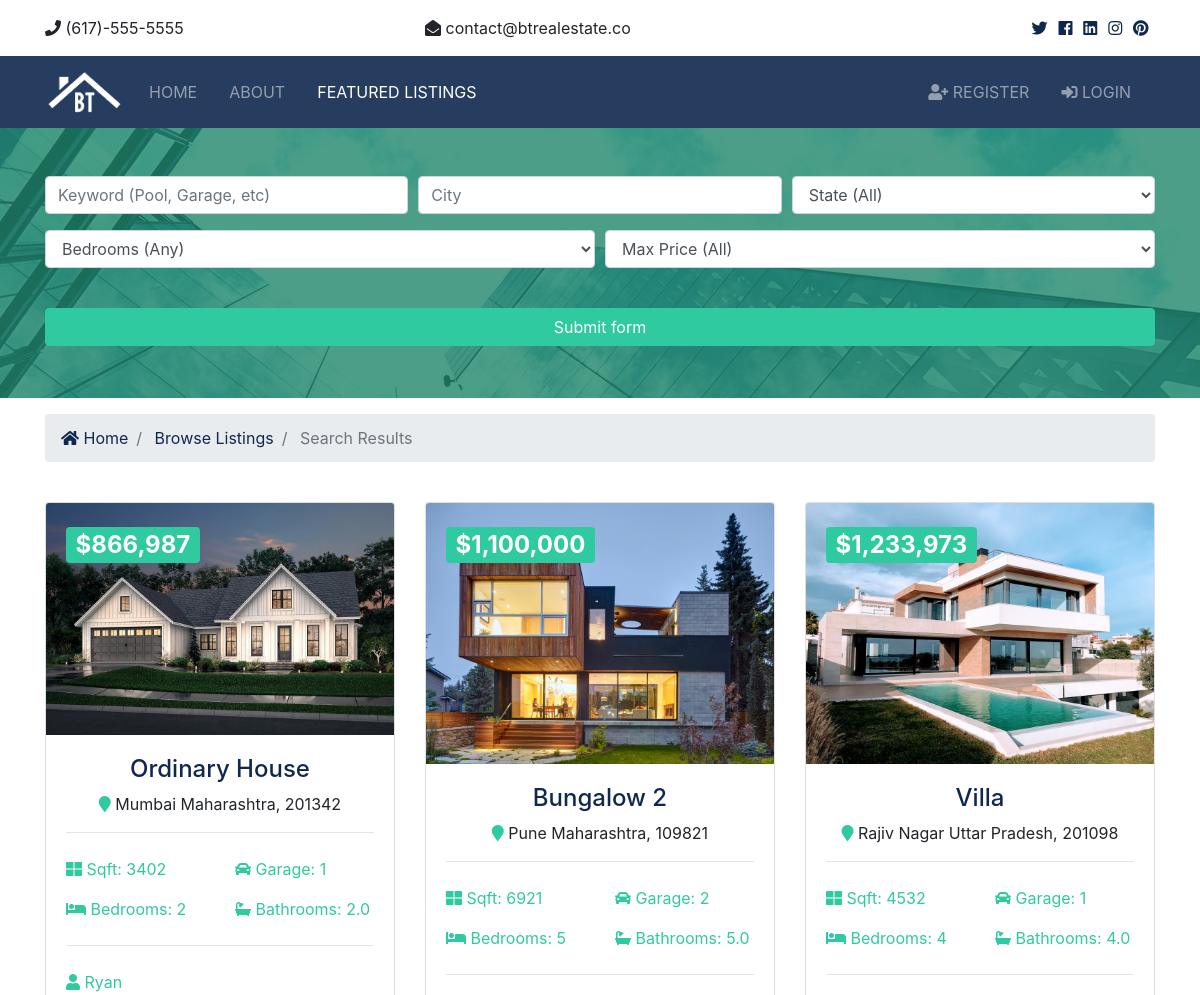
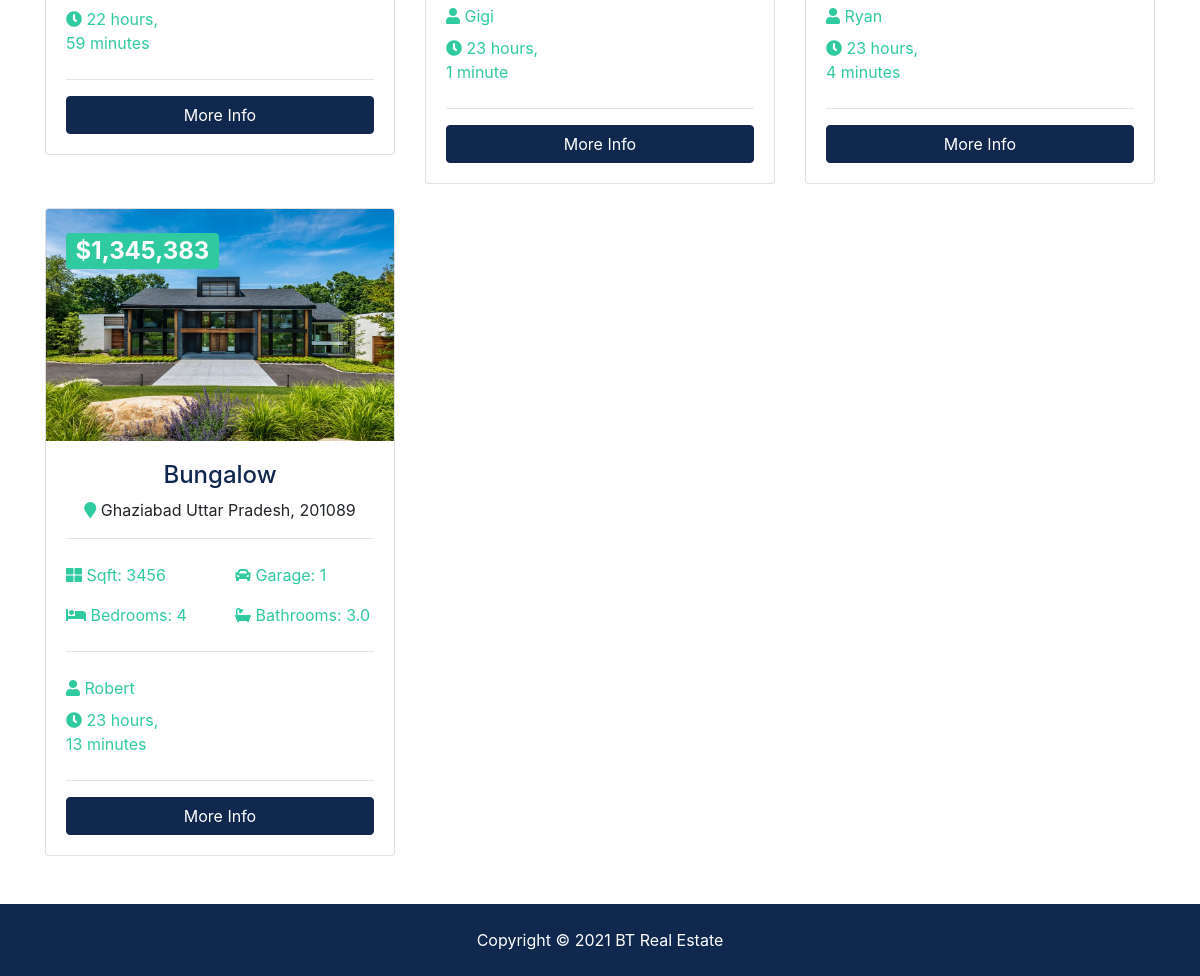
The page /listings/search on the database its author committed (2 pictures, top to bottom).
### listings/models.py (models this page shows, shortened)
class Listing(models.Model):
  realtor = models.ForeignKey(Realtor, on_delete=models.DO_NOTHING)
  title = models.CharField(max_length=200)
  address = models.CharField(max_length=200)
  city = models.CharField(max_length=100)
  state = models.CharField(max_length=100)
  zipcode = models.CharField(max_length=20)
  description = models.TextField(blank=True)
  price = models.IntegerField()
  bedrooms = models.IntegerField()
  bathrooms = models.DecimalField(max_digits=2, decimal_places=1)
  garage = models.IntegerField(default=0)
  sqft = models.IntegerField()
  lot_size = models.DecimalField(max_digits=5, decimal_places=1)
  photo_main = models.ImageField(upload_to='photos/%Y/%m/%d/')
  photo_1 = models.ImageField(upload_to='photos/%Y/%m/%d/', blank=True)
  photo_2 = models.ImageField(upload_to='photos/%Y/%m/%d/', blank=True)
  photo_3 = models.ImageField(upload_to='photos/%Y/%m/%d/', blank=True)
  photo_4 = models.ImageField(upload_to='photos/%Y/%m/%d/', blank=True)
  photo_5 = models.ImageField(upload_to='photos/%Y/%m/%d/', blank=True)
  photo_6 = models.ImageField(upload_to='photos/%Y/%m/%d/', blank=True)
  is_published = models.BooleanField(default=True)
  list_date = models.DateTimeField(default=datetime.now, blank=True)

### realtors/models.py (models this page shows)
class Realtor(models.Model):
  name = models.CharField(max_length=200)
  photo = models.ImageField(upload_to='photos/%Y/%m/%d/')
  description = models.TextField(blank=True)
  phone = models.CharField(max_length=20)
  email = models.CharField(max_length=50)
  is_mvp = models.BooleanField(default=False)
  hire_date = models.DateTimeField(default=datetime.now, blank=True)
  def __str__(self):
    return self.name

### listings/views.py (the view)
# urls.py: path('search', views.search, name='search'),
def search(request):
  queryset_list = Listing.objects.order_by('-list_date')
  if 'keywords' in request.GET:
    keywords = request.GET['keywords']
    if keywords:
      queryset_list = queryset_list.filter(description__icontains=keywords)
  if 'city' in request.GET:
    city = request.GET['city']
    if city:
      queryset_list = queryset_list.filter(city__iexact=city)
  if 'state' in request.GET:
    state = request.GET['state']
    if state:
      queryset_list = queryset_list.filter(state__iexact=state)
  if 'bedrooms' in request.GET:
    bedrooms = request.GET['bedrooms']
    if bedrooms:
      queryset_list = queryset_list.filter(bedrooms__lte=bedrooms)
  if 'price' in request.GET:
    price = request.GET['price']
    if price:
      queryset_list = queryset_list.filter(price__lte=price)
  context = {
    'state_choices': state_choices,
    'bedroom_choices': bedroom_choices,
    'price_choices': price_choices,
    'listings': queryset_list,
    'values': request.GET
  }
  return render(request, 'listings/search.html', context)

### templates/listings/search.html (shortened to what this page needs)
{% extends 'base.html' %}
{% load humanize %}
{% block content %}
<section id="showcase-inner" class="showcase-search text-white py-5">
    <div class="container">
      <div class="row text-center">
        <div class="col-md-12">
          <form action="{% url 'search' %}">
            <div class="form-row">
              <div class="col-md-4 mb-3">
                <input type="text" name="keywords" class="form-control" placeholder="Keyword (Pool, Garage, etc)" value="{{ values.keywords }}">
              </div>
              <div class="col-md-4 mb-3">
                <input type="text" name="city" class="form-control" placeholder="City" value="{{ values.city }}">
              </div>
              <div class="col-md-4 mb-3">
                <select name="state" class="form-control">
                  <option selected="true" disabled="disabled">State (All)</option>
                </select>
              </div>
            </div>
            <div class="form-row">
              <div class="col-md-6 mb-3">
                <select name="bedrooms" class="form-control">
                  <option selected="true" disabled="disabled">Bedrooms (Any)</option>
                </select>
              </div>
              <div class="col-md-6 mb-3">
                <select name="price" class="form-control">
                  <option selected="true" disabled="disabled">Max Price (All)</option>
                </select>
              </div>
            </div>
            <button class="btn btn-secondary btn-block mt-4" type="submit">Submit form</button>
          </form>
        </div>
      </div>
    </div>
  </section>
  <section id="bc" class="mt-3">
    <div class="container">
      <nav aria-label="breadcrumb">
        <ol class="breadcrumb">
          <li class="breadcrumb-item">
            <a href="{% url 'index' %}">
              <i class="fas fa-home"></i> Home</a>
          </li>
          <li class="breadcrumb-item">
            <a href="{% url 'listings' %}">Browse Listings</a>
          </li>
          <li class="breadcrumb-item active"> Search Results</li>
        </ol>
      </nav>
    </div>
  </section>
  <section id="listings" class="py-4">
    <div class="container">
      <div class="row">
        {% if listings %}
          {% for listing in listings %}
          <div class="col-md-6 col-lg-4 mb-4">
              <div class="card listing-preview">
                <img class="card-img-top" src="{{ listing.photo_main.url }}" alt="">
                <div class="card-img-overlay">
                  <h2>
                    <span class="badge badge-secondary text-white">${{ listing.price | intcomma }}</span>
                  </h2>
                </div>
                <div class="card-body">
                  <div class="listing-heading text-center">
                    <h4 class="text-primary">{{ listing.title }}</h4>
                    <p>
                      <i class="fas fa-map-marker text-secondary"></i> {{ listing.city }} {{ listing.state }}, {{ listing.zipcode }}</p>
                  </div>
                  <hr>
                  <div class="row py-2 text-secondary">
                    <div class="col-6">
                      <i class="fas fa-th-large"></i> Sqft: {{ listing.sqft }}</div>
                    <div class="col-6">
                      <i class="fas fa-car"></i> Garage: {{ listing.garage }}</div>
                  </div>
                  <div class="row py-2 text-secondary">
                    <div class="col-6">
                      <i class="fas fa-bed"></i> Bedrooms: {{ listing.bedrooms }}</div>
                    <div class="col-6">
                      <i class="fas fa-bath"></i> Bathrooms: {{ listing.bathrooms }}</div>
                  </div>
                  <hr>
                  <div class="row py-2 text-secondary">
                    <div class="col-12">
                      <i class="fas fa-user"></i> {{ listing.realtor }}</div>
                  </div>
                  <div class="row text-secondary pb-2">
                    <div class="col-6">
                      <i class="fas fa-clock"></i> {{ listing.list_date | timesince }}</div>
                  </div>
                  <hr>
                  <a href="{% url 'listing' listing.id %}" class="btn btn-primary btn-block">More Info</a>
                </div>
              </div>
            </div>
          {% endfor %}
        {% else %}
          <div class="col-md-12">
            <p>No Listings Available</p>
          </div>
        {% endif %}
      </div>
    </div>
  </section>
  {% endblock %}

### btre/static/css/all.css (style rules this page uses)
.fa, .fas, .far, .fal, .fab { -moz-osx-font-smoothing: grayscale; -webkit-font-smoothing: antialiased; display: inline-block; font-style: normal; font-variant: normal; text-rendering: auto; line-height: 1; }
.fa-bath:before { content: "\f2cd"; }
.fa-bed:before { content: "\f236"; }
.fa-car:before { content: "\f1b9"; }
.fa-clock:before { content: "\f017"; }
.fa-home:before { content: "\f015"; }
.fa-map-marker:before { content: "\f041"; }
.fa-th-large:before { content: "\f009"; }
.fa-user:before { content: "\f007"; }
.fa, .fas { font-family: 'Font Awesome 5 Free'; font-weight: 900; }

### btre/static/css/style.css (style rules this page uses)
.btn-secondary { color: #fff !important; }
img { width: 100%; }
#showcase-inner { background: url("/static/img/building.jpg") no-repeat top center fixed; position: relative; overflow: hidden; min-height: 200px; }
#showcase-inner::before { content: ''; position: absolute; top: 0; left: 0; min-height: 100%; width: 100%; background: rgba(32, 134, 107, 0.8); }
#showcase-inner.showcase-search { min-height: 270px; }
.listing-preview a { position: relative; }

### rows shown on the page
Listing: photo_main (picture), price "866,987", title "Ordinary House", city "Mumbai", state "Maharashtra", zipcode "201342", sqft "3402", garage "1", bedrooms "2", bathrooms "2.0", realtor "Ryan", list_date "22 hours, 59 minutes"
Listing: photo_main (picture), price "1,100,000", title "Bungalow 2", city "Pune", state "Maharashtra", zipcode "109821", sqft "6921", garage "2", bedrooms "5", bathrooms "5.0", realtor "Gigi", list_date "23 hours, 1 minute"
Listing: photo_main (picture), price "1,233,973", title "Villa", city "Rajiv Nagar", state "Uttar Pradesh", zipcode "201098", sqft "4532", garage "1", bedrooms "4", bathrooms "4.0", realtor "Ryan", list_date "23 hours, 4 minutes"
Listing: photo_main (picture), price "1,345,383", title "Bungalow", city "Ghaziabad", state "Uttar Pradesh", zipcode "201089", sqft "3456", garage "1", bedrooms "4", bathrooms "3.0", realtor "Robert", list_date "23 hours, 13 minutes"
